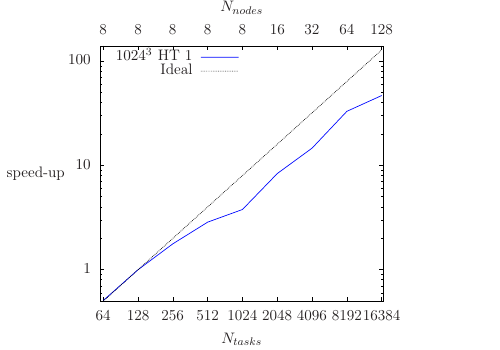

Write the gnuplot code that produced this figure.
reset
set terminal epslatex standalone linewidth 2
set output 'p3.eps'
set output 'p3.tex'
set size ratio 0.9
set lmargin at screen 0.2
set rmargin at screen 0.8
set xrange [60:17000]
set x2range [60:17000]
set yrange [0.5:140]
set xtics ('64' 64,'128' 128,'256' 256,'512' 512,'1024' 1024,'2048' 2048,'4096' 4096,'8192' 8192,'16384' 16384)
set x2tics ('8' 64,'8' 128,'8' 256,'8' 512,'8' 1024,'16' 2048,'32' 4096,'64' 8192,'128' 16384)
#set ytics 0,0.2,1
set xlabel '$N_{tasks}$' offset 0,0.
set x2label '$N_{nodes}$' offset 0,0.
set ylabel 'speed-up' offset 5,0 rotate by 0
set key font ",20"
set key top left
set logscale xyx2


plot 'strongscaling.dat' u 3:6 title '$1024^3$ HT 1' with lines dt 1 lc rgb '#0008ff', \
     'strongscaling.dat' u 3:($3/128) title 'Ideal' with lines dt 3 lc rgb '#000000'

# notitle with lines lt 6 lw 3 dt 1 lc rgb '#3081B7'

set output
system('latex p3.tex && dvips p3.dvi && ps2pdf p3.ps')
system('rm p3.tex p3.log p3.aux p3.dvi p3.eps p3-inc.eps p3.ps')
system('mv p3.pdf strong1024.pdf')
system('open strong1024.pdf')
